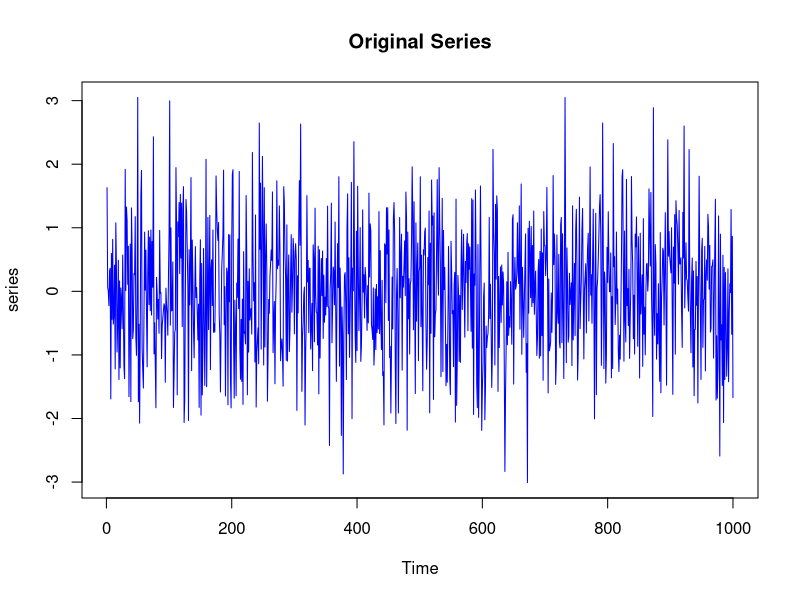
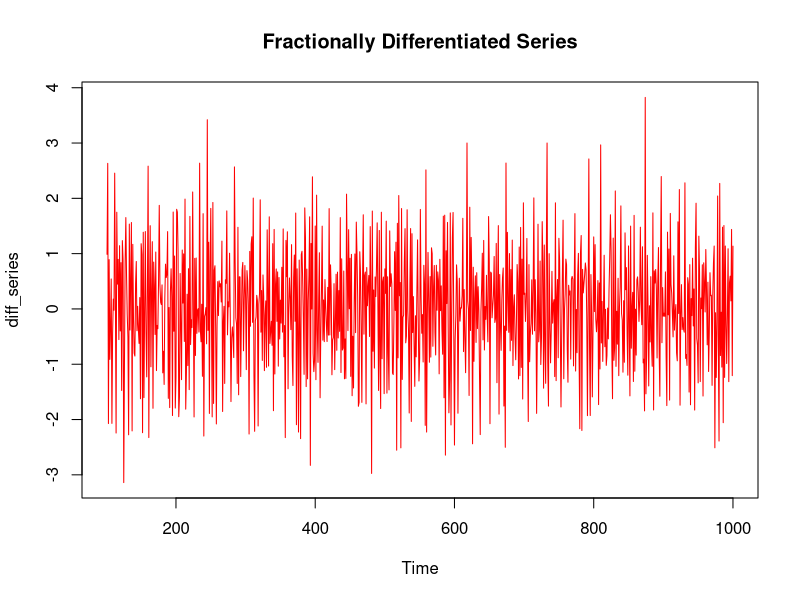

These charts were generated, in order, by the following R code:
fracDiff <- function(series, d, window_size = 100) {
  # Calculate weights for fractional differentiation
  weights <- numeric(window_size)
  weights[1] <- 1.0
  for (k in 2:window_size) {
    weights[k] <- -weights[k - 1] * (d - k + 2) / (k - 1)
  }
  weights <- rev(weights)  # Reverse weights for convolution
  
  # Apply fractional differentiation
  diff_series <- numeric(length(series) - window_size)
  for (t in (window_size + 1):length(series)) {
    diff_series[t - window_size] <- sum(weights * series[(t - window_size):(t - 1)])
  }
  
  # Return the differentiated series as a time series object
  return(ts(diff_series, start = time(series)[window_size + 1], frequency = frequency(series)))
}

series <- ts(rnorm(1000))  # Random time series
d <- 0.5  # Fractional order
diff_series <- fracDiff(series, d)

# Plot the original and fractionally differentiated series
plot(series, main = "Original Series", col = "blue")
plot(diff_series, main = "Fractionally Differentiated Series", col = "red")
tseries::adf.test(diff_series) # test the stationarity
